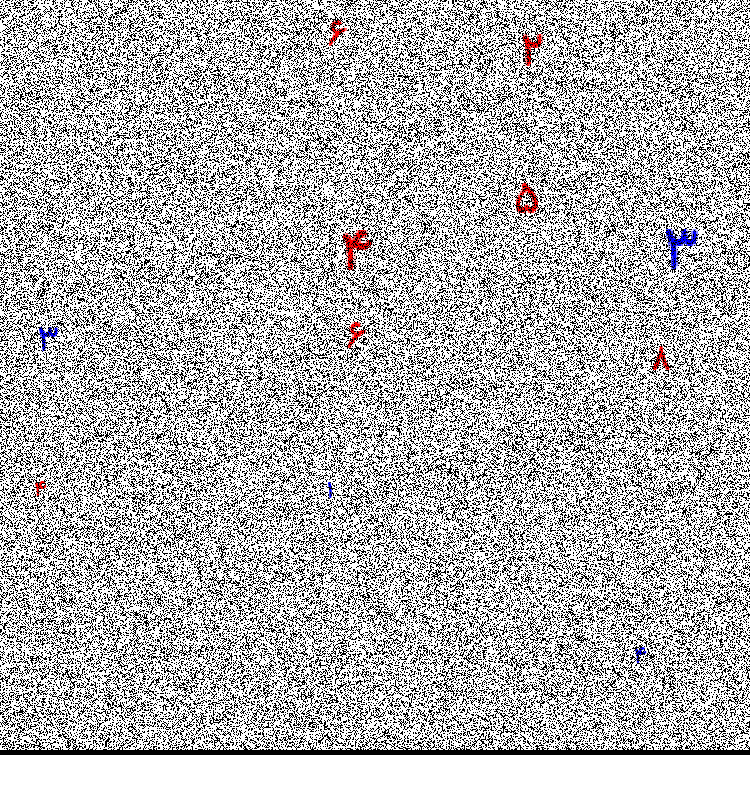
%> input picture dataset/Image_100_24.png, 750 x 800 px
$ octave --eval "result = My_Calculate(imread('../dataset/Image_100_24.png'));"   (GNU Octave 9; MATLAB toolbox functions it lacks are replaced by stand-ins)
%> lines starting %> are read from the running program, lines starting %| are printed output that depends on the picture; in (x1, y1, x2, y2) boxes, pixels count from 0 and x2, y2 are one past the last pixel; in counts of white or black regions, pixels touching at a corner belong together; the program's own positions count from 1
### code/Extract_numbers.m
function Extract_numbers(image)


    R = image(:,:,1);
    B = image(:,:,3);


    threshold_value = 200;
    R = R < threshold_value;
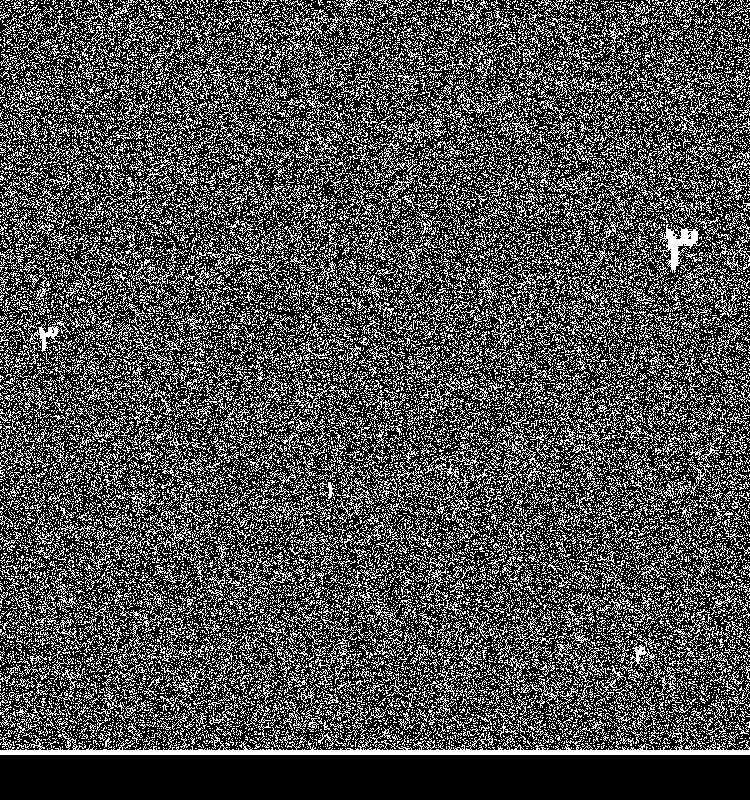
%> R: size 800x750 logical; 30.1% white in thin lines or dots
    B = B < threshold_value;
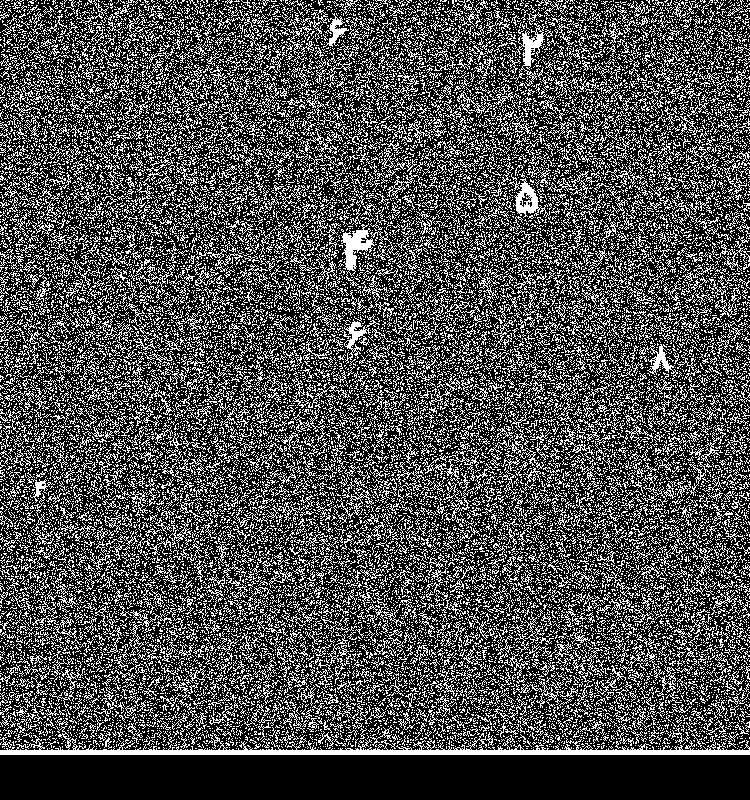
%> B: size 800x750 logical; 30.2% white in thin lines or dots


    RlabeledImage = bwlabel(R);
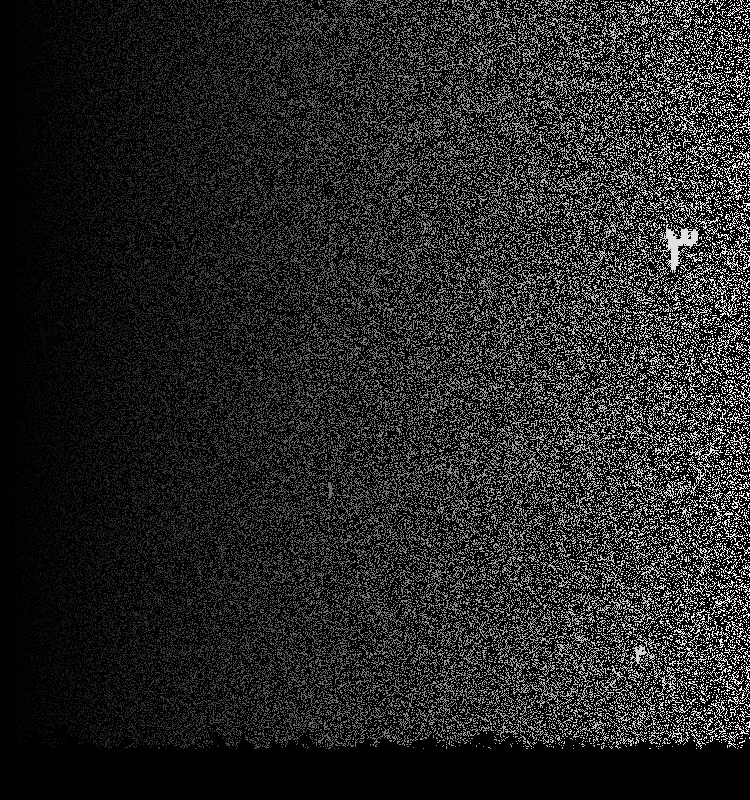
%> RlabeledImage: size 800x750 double; min 0, max 24128, mean 3494.6; drawn with min black and max white
    BlabeledImage = bwlabel(B);

    Rprops = regionprops(RlabeledImage, 'BoundingBox');
%> Rprops = 24128 regions; largest, box (x1, y1, x2, y2): (0, 726, 750, 755), (396, 440, 446, 493), (658, 224, 702, 273), (129, 613, 172, 657), (315, 634, 351, 684)
    Bprops = regionprops(BlabeledImage, 'BoundingBox');
%> Bprops = 24047 regions; largest, box (x1, y1, x2, y2): (0, 726, 750, 755), (510, 23, 553, 86), (396, 440, 446, 493), (341, 223, 377, 286), (129, 613, 172, 657)

    folderName = 'cropped_objects';
    if exist(folderName, 'dir')
        rmdir(folderName, 's');
    end

    mkdir(folderName);

    for i = 1:length(Rprops)
        RboundingBox = round(Rprops(i).BoundingBox);

        RcroppedObject = imcrop(R, RboundingBox);

        if size(RcroppedObject,1) * size(RcroppedObject,1) > 100
            imwrite(RcroppedObject, ['cropped_objects/object_-' num2str(i) '.png']);
        end
    end
%> this loop made 24128 passes
%> RboundingBox on passes 5, 9, 10: [1 13 10 8], [1 45 3 4], [1 55 13 16]


   for i = length(Rprops)+1:length(Rprops)+length(Bprops)
        BboundingBox = round(Bprops(i-length(Rprops)).BoundingBox);

        BcroppedObject = imcrop(B, BboundingBox);

        if size(BcroppedObject,1) * size(BcroppedObject,1) > 100
            imwrite(BcroppedObject, ['cropped_objects/object_' num2str(i) '.png']);
        end
    end
%> this loop made 24047 passes


end

### code/My_Calculate.m
function sum = My_Calculate(image)

    sum = 0;

    Extract_numbers(image);


    folderPath = 'cropped_objects\';
    files = dir(fullfile(folderPath, '*.png'));


    paddingSize = 1;

    for i = 1:length(files)
        fileName = files(i).name;
        imagePath = fullfile(folderPath, fileName);
        num_img = imread(imagePath);
        num_img = My_fill(num_img);
        num_img = padarray(num_img, [paddingSize, paddingSize], 0, 'both');
        num_img = My_Crop(num_img);
        %num_img = imresize(num_img,[41,29]);


        [maxCorrValue, templateIndex] = Compare(num_img);

        %figure, imshow(num_img);
        %templateIndex

        hasHyphen = contains(fileName, '-');


        if hasHyphen
            sum = sum - templateIndex;
        else
            sum = sum + templateIndex;
        end

    end

end

$ run again, on dataset/Image_10_3.png
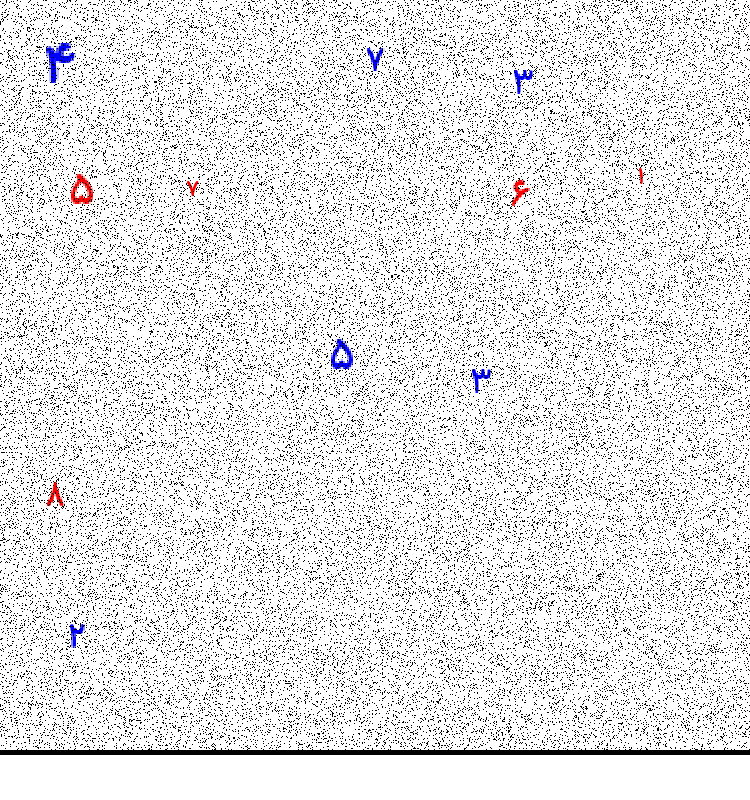
%> input picture dataset/Image_10_3.png, 750 x 800 px
%> in Extract_numbers, `R = R < threshold_value;`:
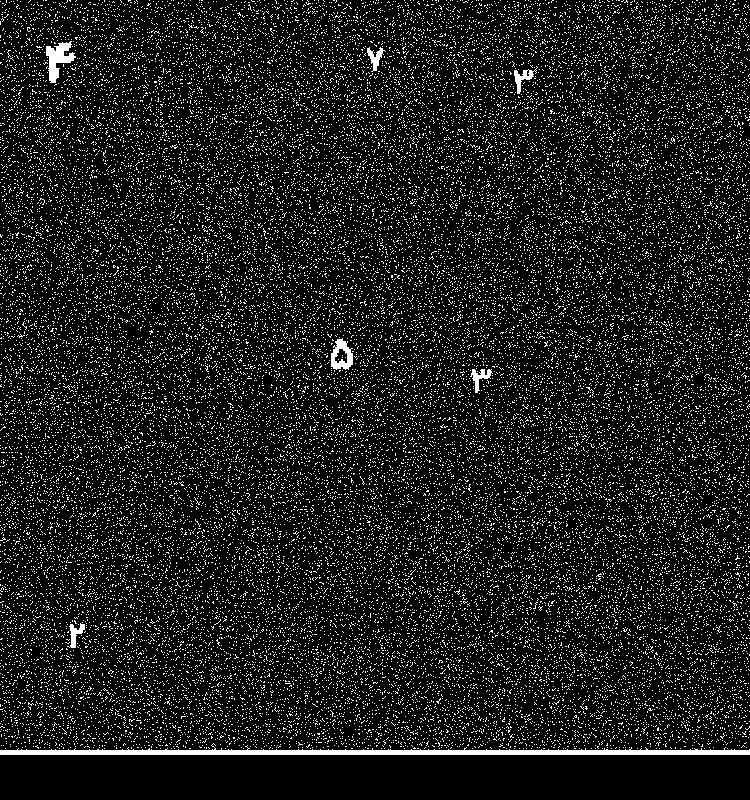
%> R: size 800x750 logical; 11.1% white in thin lines or dots
%> in Extract_numbers, `RlabeledImage = bwlabel(R);`:
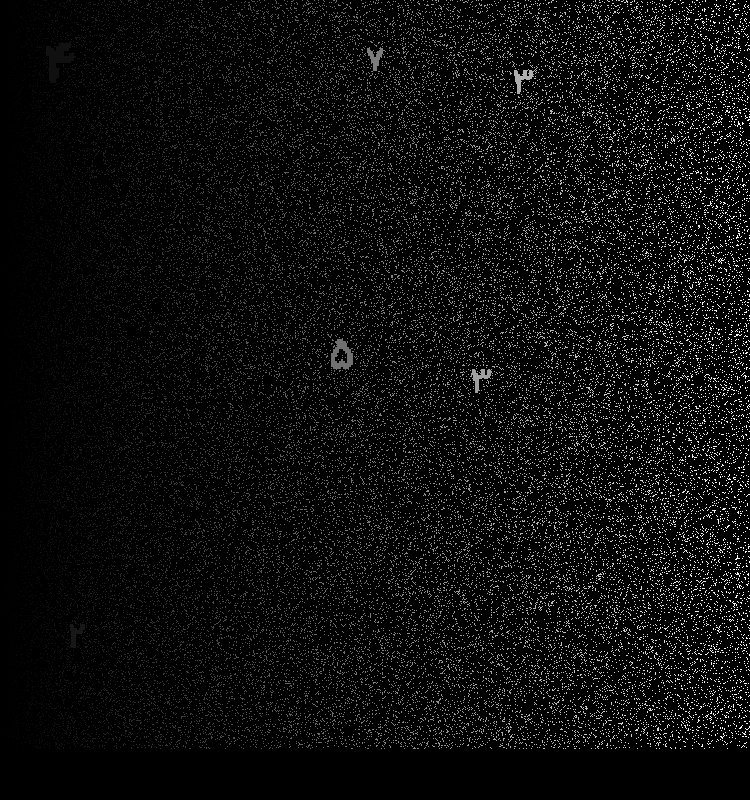
%> RlabeledImage: size 800x750 double; min 0, max 37192, mean 1923; drawn with min black and max white
%> Rprops = 37192 regions; largest, box (x1, y1, x2, y2): (0, 743, 750, 755), (46, 41, 76, 83), (331, 338, 353, 370), (514, 66, 538, 94), (470, 369, 493, 393)
%> Bprops = 37256 regions; largest, box (x1, y1, x2, y2): (0, 743, 750, 755), (70, 174, 94, 206), (510, 178, 530, 209), (46, 478, 65, 509), (186, 181, 199, 197)
%> the loop in Extract_numbers, `for i = 1:length(Rprops)` made 37192 passes
%> (RboundingBox, RcroppedObject) on passes 1, 3, 4: ([1 2 1 1], [true false; false false]), ([1 36 1 3], [true false; true false; true false; false false]), ([1 41 1 1], [true false; false false])
%> the loop in Extract_numbers, `for i = length(Rprops)+1:length(Rprops)+length(Bprops)` made 37256 passes

$ run again, on dataset/Image_11_29.png
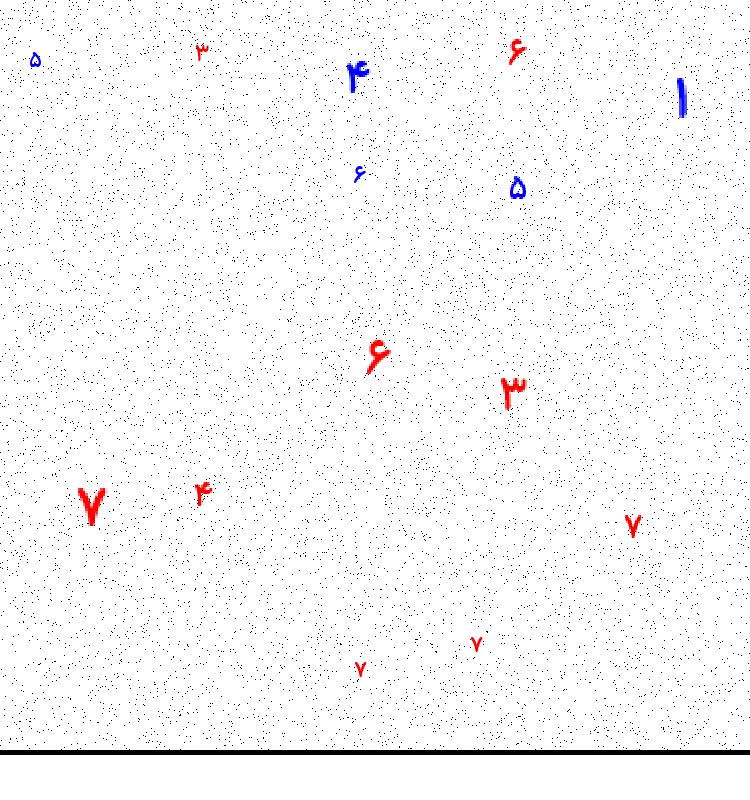
%> input picture dataset/Image_11_29.png, 750 x 800 px
%> in Extract_numbers, `R = R < threshold_value;`:
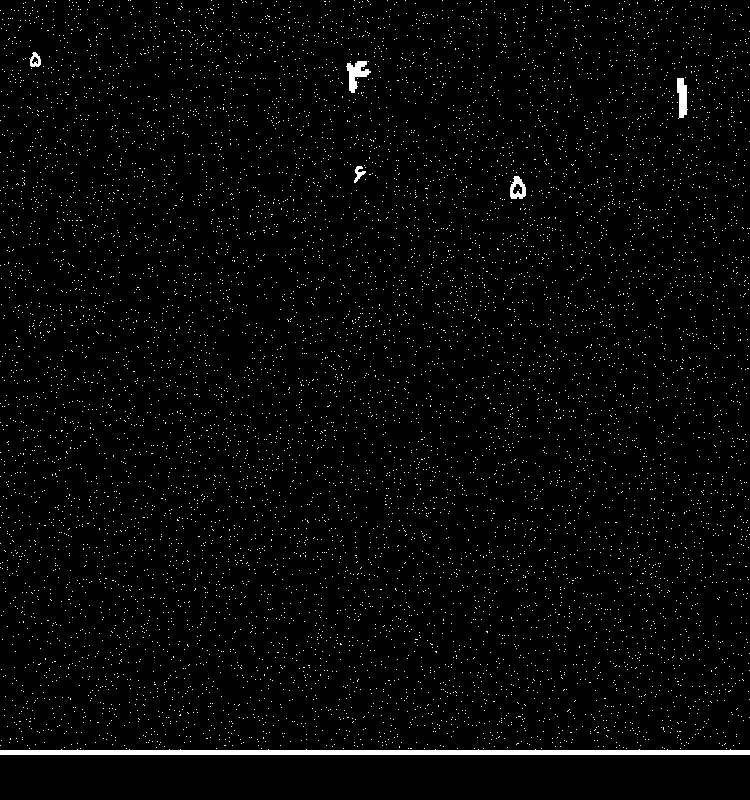
%> R: size 800x750 logical; 2.4% white; 8964 white regions (8958 under 20 px), largest, box (x1, y1, x2, y2) and area: (0, 749, 750, 755) 3763, (346, 61, 371, 93) 378, (677, 78, 688, 119) 322, (510, 176, 526, 199) 222, (29, 52, 41, 67) 102, (354, 166, 366, 183) 90
%> in Extract_numbers, `RlabeledImage = bwlabel(R);`:
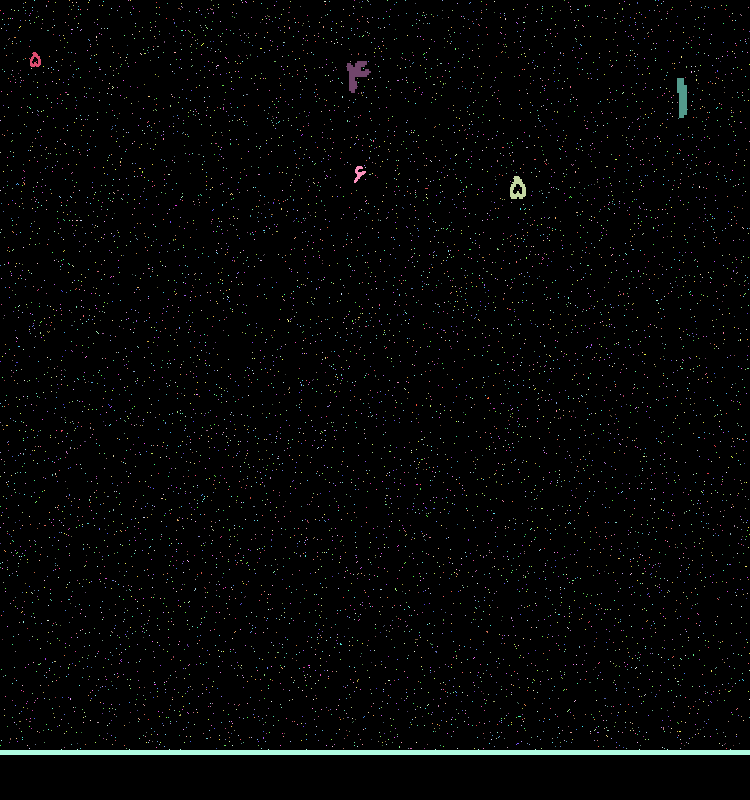
%> RlabeledImage: size 800x750 double; 8965 distinct labels, from 0 to 8964; one colour per label, 0 black
%> BlabeledImage: size 800x750 double; 8940 distinct labels, from 0 to 8939
%> Rprops = 8964 regions; largest, box (x1, y1, x2, y2): (0, 749, 750, 755), (346, 61, 371, 93), (677, 78, 688, 119), (510, 176, 526, 199), (354, 166, 366, 183)
%> Bprops = 8939 regions; largest, box (x1, y1, x2, y2): (0, 749, 750, 755), (78, 488, 108, 526), (366, 340, 391, 375), (501, 378, 527, 411), (509, 39, 527, 65)
%> the loop in Extract_numbers, `for i = 1:length(Rprops)` made 8964 passes
%> RboundingBox on passes 1 to 3: [1 11 1 1], [1 121 1 1], [1 153 1 1]
%> the loop in Extract_numbers, `for i = length(Rprops)+1:length(Rprops)+length(Bprops)` made 8939 passes

$ run again, on dataset/Image_12_28.png
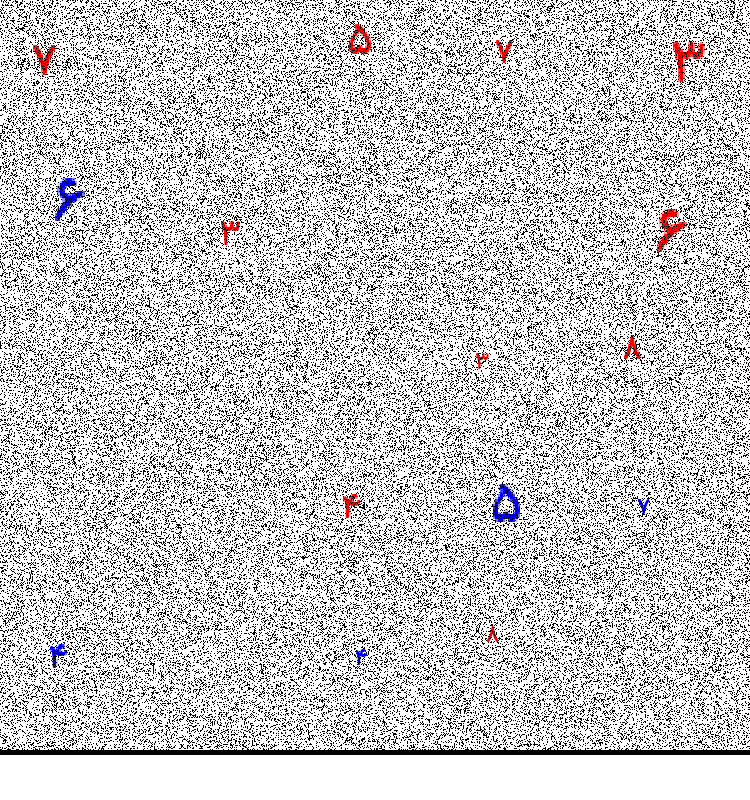
%> input picture dataset/Image_12_28.png, 750 x 800 px
%> in Extract_numbers, `R = R < threshold_value;`:
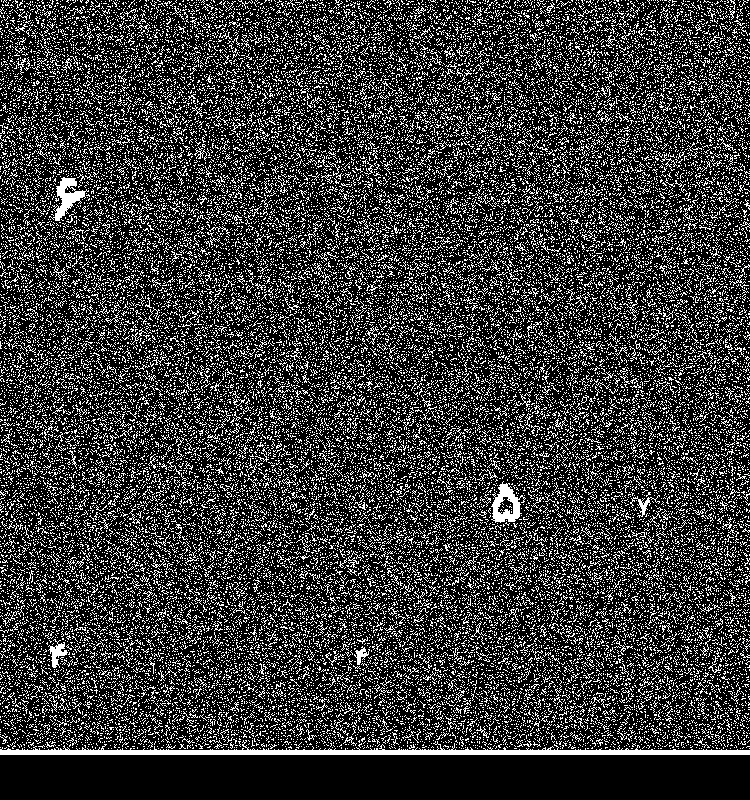
%> R: size 800x750 logical; 22.3% white in thin lines or dots
%> in Extract_numbers, `RlabeledImage = bwlabel(R);`:
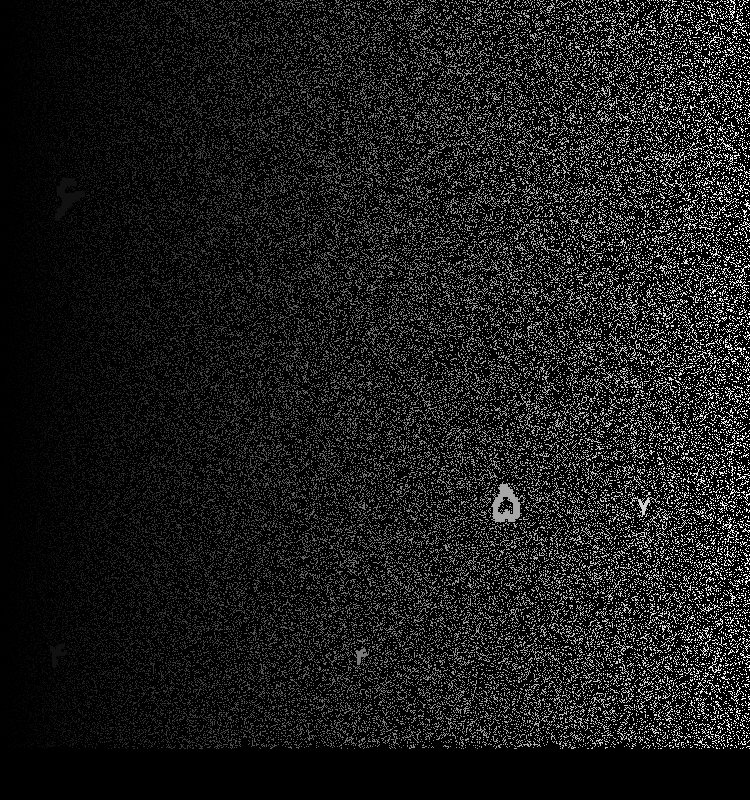
%> RlabeledImage: size 800x750 double; min 0, max 37286, mean 4029.7; drawn with min black and max white
%> Rprops = 37286 regions; largest, box (x1, y1, x2, y2): (0, 740, 750, 755), (49, 177, 89, 221), (491, 481, 526, 523), (630, 495, 660, 518), (48, 639, 68, 668)
%> Bprops = 37140 regions; largest, box (x1, y1, x2, y2): (0, 740, 750, 755), (652, 208, 688, 257), (670, 40, 707, 85), (346, 18, 374, 56), (32, 40, 60, 77)
%> the loop in Extract_numbers, `for i = 1:length(Rprops)` made 37286 passes
%> (RboundingBox, RcroppedObject) on passes 3, 4, 6: ([1 26 1 1], [true false; false false]), ([1 29 2 2], [true true false; true false false; false false true]), ([1 47 1 1], [true false; false false])
%> the loop in Extract_numbers, `for i = length(Rprops)+1:length(Rprops)+length(Bprops)` made 37140 passes
